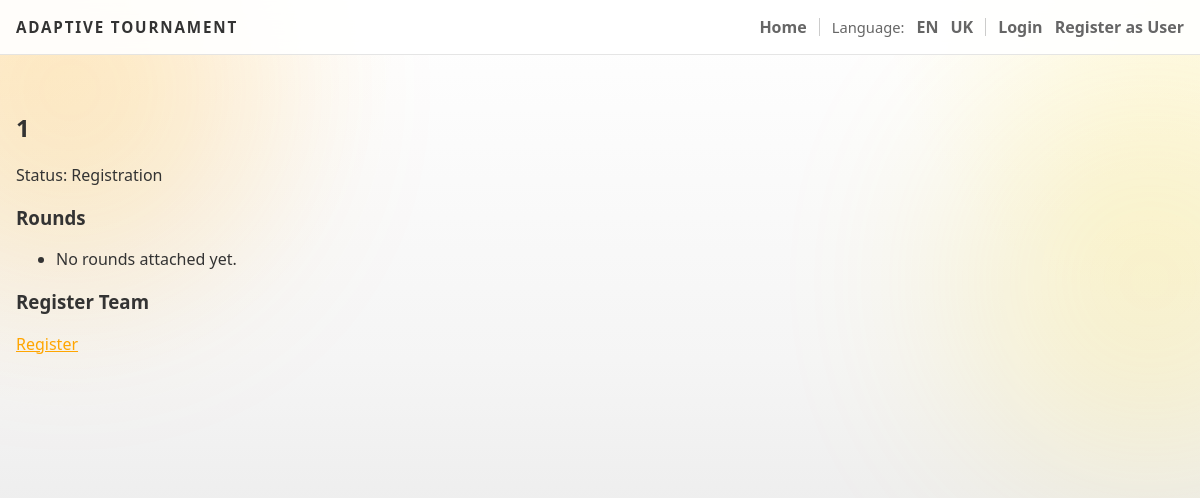
Before: /tournament/1 with the older database file.
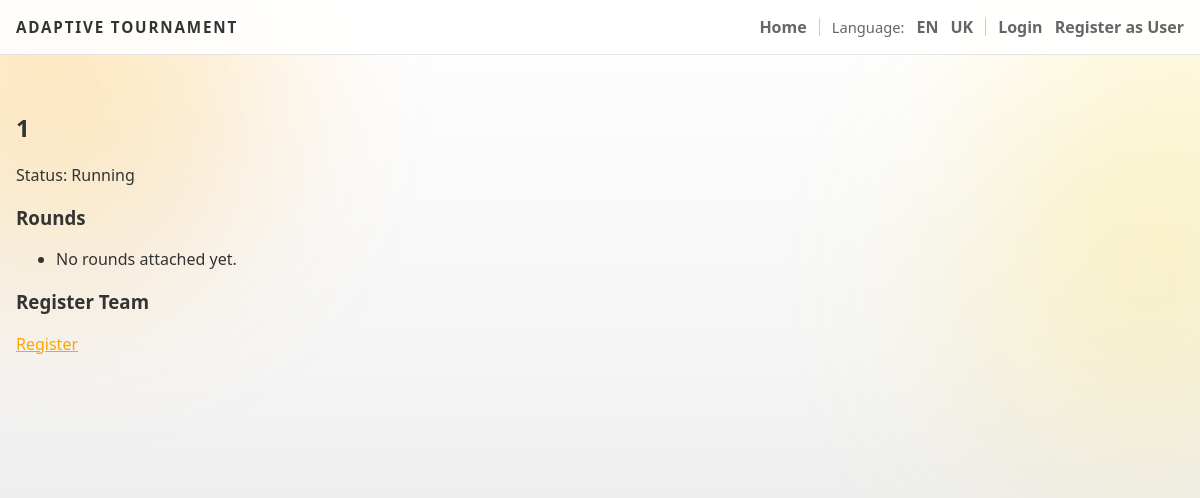
After: the same page with the newer database file.
### backend/models.py (models this page shows)
class Tournament(db.Model):
    id = db.Column(db.Integer, primary_key=True)
    name = db.Column(db.String(200), nullable=False)
    description = db.Column(db.Text)
    max_teams = db.Column(db.Integer)
    status = db.Column(db.String(30), default="Draft")
    rounds = db.relationship('Round', backref='tournament', lazy=True)

### backend/tournaments.py (the view, shortened to what this page needs)
def tournament_page(tid):
    t = Tournament.query.get_or_404(tid)
    user = get_current_user()
    myteam = None
    return render_template('tournament.html', tournament=t, myteam=myteam)

### backend/app.py (called while the page is built)
@app.context_processor
def inject_user_processor():
    return inject_user()

@app.context_processor
def translation_processor():
    return translation()

### backend/app_helpers.py (called while the page is built)
def get_current_user():
    uid = session.get('user_id')
    if uid:
        return db.session.get(User, uid)
    return None

def inject_user():
    return {'get_current_user': get_current_user}

def translation():
    lang = session.get('language', 'en')
    def t(key, **kwargs):
        return get_text(key, lang, **kwargs)
    return {
        't': t,
        'lang': lang,
        'supported_languages': list(TRANSLATIONS.keys())
    }

### backend/translations.py (called while the page is built)
def get_text(key, lang='en', **kwargs):
    if lang not in TRANSLATIONS:
        lang = 'en'
    text = TRANSLATIONS[lang].get(key, TRANSLATIONS['en'].get(key, key))
    if kwargs:
        try:
            return text.format(**kwargs)
        except Exception:
            return text
    return text

### templates/tournament.html (shortened to what this page needs)
{% extends 'base.html' %}
{% block content %}
  <h2>{{ tournament.name }}</h2>
  <p>{{ t('status') }}: {{ tournament.status }}</p>
  {% set current = get_current_user() %}
  <h3>{{ t('rounds') }}</h3>
  <ul>
    {% for r in tournament.rounds %}
      <li>{{ r.title }} - {{ t('level') }} {{ r.level }} - {{ r.status }}
        {% if tournament.status in ['Submission','Running'] and ((current and myteam) or session.get('admin')) %}
          - <a href="/round/{{ r.id }}/submit">{{ t('submit') }}</a>
        {% endif %}
        {% if tournament.status.lower() in ['finished', 'completed', 'closed'] %}
          - <a href="/leaderboard/{{ tournament.id }}">{{ t('leaderboard') }}</a>
        {% endif %}
      </li>
    {% else %}
      <li>{{ t('attach') }}</li>
    {% endfor %}
  </ul>
  {% if current %}
    {% if myteam %}
      <div style="margin:20px 0;">
        <strong>{{ t('your_team') }}:</strong> <a href="/team/{{ myteam.id }}">{{ myteam.name }}</a>
      </div>
    {% else %}
      {% if tournament.status == 'Registration' %}
        <h3>{{ t('register_team_btn') }}</h3>
        <a href="/tournament/{{ tournament.id }}/register">{{ t('register_btn') }}</a>
      {% endif %}
    {% endif %}
  {% else %}
    <h3>{{ t('register_team_btn') }}</h3>
    <a href="/tournament/{{ tournament.id }}/register">{{ t('register_btn') }}</a>
  {% endif %}
{% endblock %}

Changed rows visible on the page:
changed Tournament: status "Registration" → "Running"
